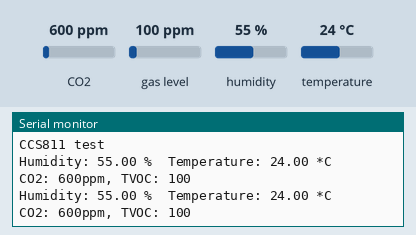
The sketch below on a simulated Arduino Uno, built with avr-gcc and run on an emulated ATmega328P. Parts: the last lines printed to the serial monitor. The inputs (shaded band) are chosen by the test bench; at power-on: CO2 600 ppm, humidity 55 %, gas level 100 ppm, temperature 24 °C.

Above: at 5.3 s.
5.4 s: CO2 set to 452 ppm
At 8.0 s:
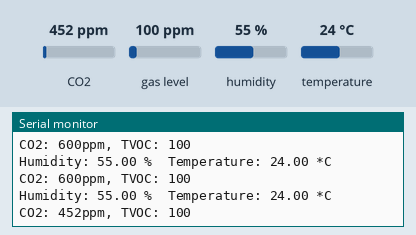
9.0 s: humidity set to 22 %
At 10.8 s:
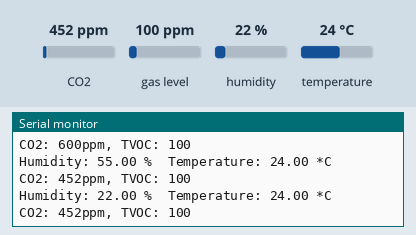
12.6 s: gas level set to 20 ppm
At 15.3 s:
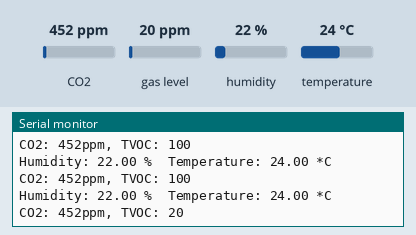
16.2 s: temperature set to 12 °C
At 18.2 s:
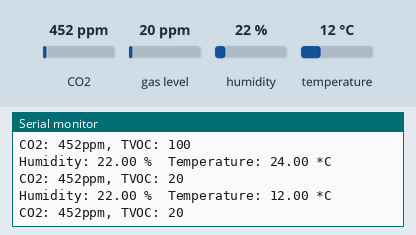
19.8 s: CO2 set to 1050 ppm
At 22.6 s:
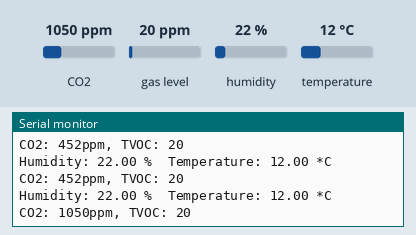
23.4 s: humidity set to 40 %
At 25.5 s:
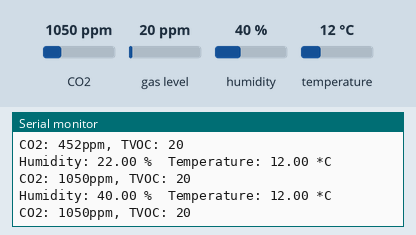
Timing chart, 0 to 27.0 s (numbered marks = the images above; inputs shaded):
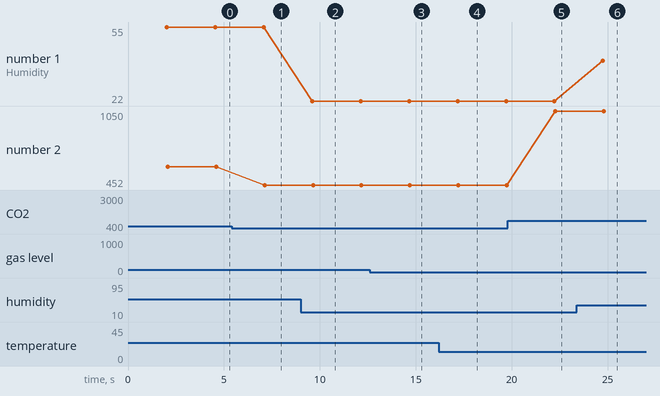

The sketch:

Nagusia.ino
```cpp
/*-----( LIBURUTEGIAK )----*/
//CO2
#include "Adafruit_CCS811.h"
Adafruit_CCS811 ccs;
//DHT11
#include "DHT.h"

/*-----( KONSTANTEAK )-----*/
#define DHTTYPE DHT11   // DHT 11
const int DHTPin = 17;     // what digital pin we're connected to


/*-----( OBJETUAK )-----*/

//DHT-11
DHT dht(DHTPin, DHTTYPE);

/*-----( ALDAGAIAK )----*/
//Programa osoan zehar erabiliko diren aldagai orokorrak

//Komunikazio serierako aldagaiak


/*-----( FUNTZIOAK )----*/
void dhtSentsoreaLoop(void);
void CO2SentsoreaLoop();
void C02SentsoreaSetup();
void dhtSentsoreaSetup();


void setup() {
  // put your setup code here, to run once:
Serial.begin(9600);
dhtSentsoreaSetup();
C02SentsoreaSetup();

}

void loop() {

  dhtSentsoreaLoop();

  CO2SentsoreaLoop();

}
  // put your main code here, to run repeatedly:
```

CO2.ino
```cpp
/* Funtzioa: CO2 sentsorea
 * Zeregina: Funtzio honek C02 sentsoreak neurtutako balioak irakurtzeko
 * Erabilitako liburutegiak: https://github.com/adafruit/Adafruit_CCS811
 * Bueltatzen duena: C02 eta TVOC neurketa
 * Sartutako parametroak: ezer
 *  */

void C02SentsoreaSetup()
{
   Serial.println("CCS811 test");

  if(!ccs.begin()){
    Serial.println("Failed to start sensor! Please check your wiring.");
    while(1);
}
while(!ccs.available());

}

void CO2SentsoreaLoop() {
  if(ccs.available()){
    if(!ccs.readData()){
      Serial.print("CO2: ");
      Serial.print(ccs.geteCO2());
      Serial.print("ppm, TVOC: ");
      Serial.println(ccs.getTVOC());
    }
    else{
      Serial.println("ERROR!");
      while(1);
    }
  }
  delay(500);
}
```

DHT11.ino
```cpp
/* Funtzioa: DHT-11 sentsorea
 * Zeregina: Funtzio honek DHT-11 sentsoreak neurtutako balioak irakurtzeko
 * Erabilitako liburutegiak: https://github.com/adafruit/DHT-sensor-library
 * Bueltatzen duena: Tenperatura eta hezetasun neurketa
 * Sartutako parametroak: ezer
 *  */
 void dhtSentsoreaSetup()
 {
  Serial.println("DHTxx test!");

  dht.begin();
 }

void dhtSentsoreaLoop(void) {

   // Wait a few seconds between measurements.
   delay(2000);

   // Reading temperature or humidity takes about 250 milliseconds!
   float h = dht.readHumidity();
   float t = dht.readTemperature();

   if (isnan(h) || isnan(t)) {
      Serial.println("Failed to read from DHT sensor!");
      return;
   }
   Serial.print("Humidity: ");
   Serial.print(h);
   Serial.print(" %\t");
   Serial.print("Temperature: ");
   Serial.print(t);
   Serial.println(" *C ");

}
```

Measured:
- after the input at 5.4 s, the serial monitor: prints a new line after 1.7 s (image 1)
- after the input at 9.0 s, the serial monitor: prints a new line after 0.60 s (image 2)
- after the input at 12.6 s, the serial monitor: prints a new line after 2.1 s (image 3)
- after the input at 16.2 s, the serial monitor: prints a new line after 0.98 s (image 4)
- after the input at 19.8 s, the serial monitor: prints a new line after 2.5 s (image 5)
- after the input at 23.4 s, the serial monitor: prints a new line after 1.4 s (image 6)
- plotted number 1: 55 → 22 after the input at 9.0 s, 22 → 40 after the input at 23.4 s
- plotted number 2: 600 → 452 after the input at 5.4 s, 452 → 1050 after the input at 19.8 s
